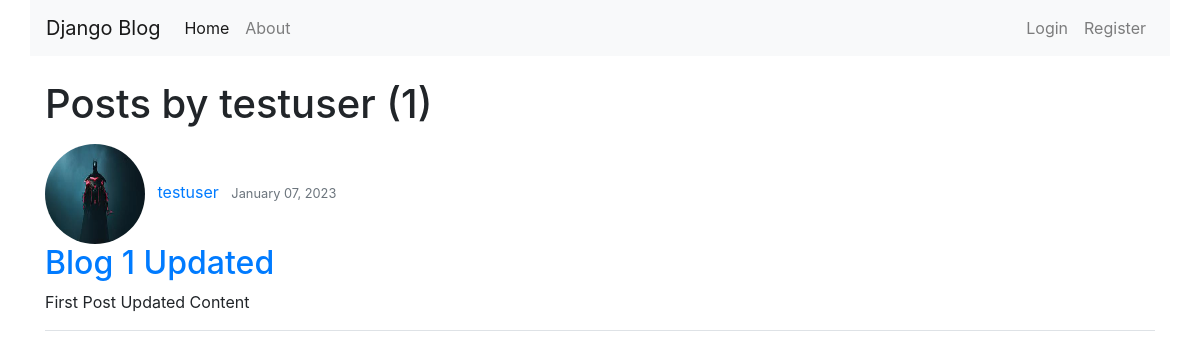
The page /user/testuser/ on the database as committed earlier.
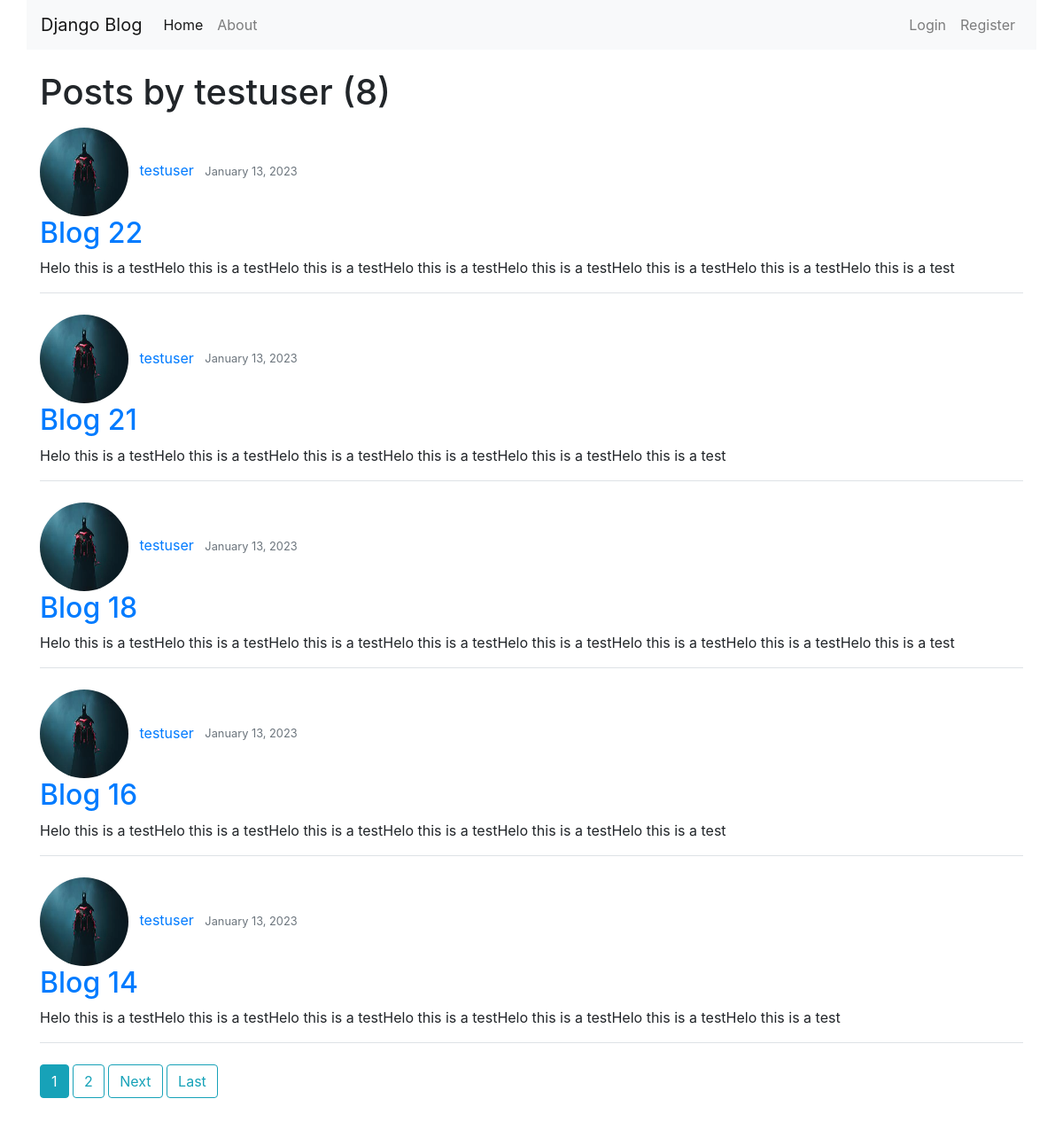
The same page on the database as committed later.
### blog/models.py (models this page shows, shortened)
class Post(models.Model):
    title = models.CharField(max_length=100)
    content = models.TextField()
    date_posted = models.DateTimeField(default=timezone.now)
    author = models.ForeignKey(User, on_delete=models.CASCADE)

### users/models.py (models this page shows, shortened)
class Profile(models.Model):
    user = models.OneToOneField(User, on_delete=models.CASCADE)
    image = models.ImageField(default='default.jpg', upload_to='profile_pics')

### blog/views.py (the view)
# urls.py: path('user/<str:username>/', UserPostListView.as_view(), name='user-posts'),
class UserPostListView(ListView):
    model = Post
    template_name = 'blog/user_posts.html'  # <app>/<model>_<viewtype>.html  Eg, blog/home_list.html
    context_object_name = 'posts'
    paginate_by = 5
    def get_queryset(self):
        user = get_object_or_404(User, username=self.kwargs.get('username'))
        return Post.objects.filter(author=user).order_by('-date_posted')

### blog/templates/blog/user_posts.html (shortened to what this page needs)
{% extends 'blog/base.html' %}
{% block content %}
    <h1 class="mb-3">Posts by {{ view.kwargs.username }} ({{ page_obj.paginator.count }})</h1>
    {% for post in posts %}
        <img src="{{ post.author.profile.image.url }}" class="rounded-circle" width="100px" height="100px">
        <a href="{% url 'user-posts' post.author.username %}" class="ml-2 mr-2">{{ post.author }}</a>
        <small class="text-muted">{{ post.date_posted | date:"F d, Y" }}</small>
        <h2><a href="{% url 'post-detail' post.id %}">{{ post.title }}</a></h2>
        <p>{{ post.content }}</p>
        <div class="border-bottom"></div>
        <br>
    {% endfor %}
    {% if is_paginated %}
        {% for num in page_obj.paginator.page_range %}
            {% if page_obj.number == num %}
                <a href="?page={{ num }}" class="btn btn-info mb-4">{{ num }}</a>
            {% elif num > page_obj.number|add:'-3' and num < page_obj.number|add:'3' %}
                <a href="?page={{ num }}" class="btn btn-outline-info mb-4">{{ num }}</a>
            {% endif %}
        {% endfor %}
        {% if page_obj.has_next %}
            <a href="?page={{ page_obj.next_page_number }}" class="btn btn-outline-info mb-4">Next</a>
            <a href="?page={{ page_obj.paginator.num_pages }}" class="btn btn-outline-info mb-4">Last</a>
        {% endif%}
    {% endif %}
{% endblock content %}

### blog/templates/blog/base.html (shortened to what this page needs)
<!DOCTYPE html>
<html lang="en">
<head>
    <link rel="stylesheet" href="https://cdn.jsdelivr.net/npm/bootstrap@4.3.1/dist/css/bootstrap.min.css">
</head>
<body>
    <nav class="navbar navbar-expand-lg container navbar-light bg-light">
        <a class="navbar-brand" href="{% url 'blog-home' %}">Django Blog</a>
        <div class="collapse navbar-collapse" id="navbarSupportedContent">
          <ul class="navbar-nav mr-auto">
            <li class="nav-item active">
              <a class="nav-link" href="{% url 'blog-home' %}">Home <span class="sr-only">(current)</span></a>
            </li>
            <li class="nav-item">
              <a class="nav-link" href="{% url 'blog-about' %}">About</a>
            </li>
          </ul>
          <ul class="navbar-nav my-2 my-lg-0">
            {% if user.is_authenticated %}
              <li class="nav-item">
                <a class="nav-link" href="{% url 'post-create' %}">New Post</a>
              </li>
              <li class="nav-item">
                <a class="nav-link" href="{% url 'profile' %}">Profile</a>
              </li>
              <li class="nav-item">
                <a class="nav-link" href="{% url 'logout' %}">Logout</a>
              </li>
            {% else %}
              <li class="nav-item">
                <a class="nav-link" href="{% url 'login' %}">Login</a>
              </li>
              <li class="nav-item">
                <a class="nav-link" href="{% url 'register' %}">Register</a>
              </li>
            {% endif %}
          </ul>
        </div>
    </nav>
    <br>
    <div class="container">
      {% block content %}{% endblock %}
    </div>
    <br>
</body>
</html>

Rows that differ between the two databases and show on the page:
no longer on this page (row unchanged): Post: author.profile.image (placeholder picture), author "testuser", date_posted "January 07, 2023", title "Blog 1 Updated", content "First Post Updated Content"
added Post: author.profile.image (placeholder picture), author "testuser", date_posted "January 13, 2023", title "Blog 22", content "Helo this is a testHelo this is a testHelo this is a testHelo this is a testHelo this is a testHelo this is a testHelo this is a testHelo this is a test"
added Post: author.profile.image (placeholder picture), author "testuser", date_posted "January 13, 2023", title "Blog 21", content "Helo this is a testHelo this is a testHelo this is a testHelo this is a testHelo this is a testHelo this is a test"
added Post: author.profile.image (placeholder picture), author "testuser", date_posted "January 13, 2023", title "Blog 18", content "Helo this is a testHelo this is a testHelo this is a testHelo this is a testHelo this is a testHelo this is a testHelo this is a testHelo this is a test"
added Post: author.profile.image (placeholder picture), author "testuser", date_posted "January 13, 2023", title "Blog 16", content "Helo this is a testHelo this is a testHelo this is a testHelo this is a testHelo this is a testHelo this is a test"
added Post: author.profile.image (placeholder picture), author "testuser", date_posted "January 13, 2023", title "Blog 14", content "Helo this is a testHelo this is a testHelo this is a testHelo this is a testHelo this is a testHelo this is a testHelo this is a test"
Other text that changed with them:
{{ page_obj.paginator.count }}: "1" → "8"
new list line: "1"
new list line: "2"
text now shown: "Next Last"
